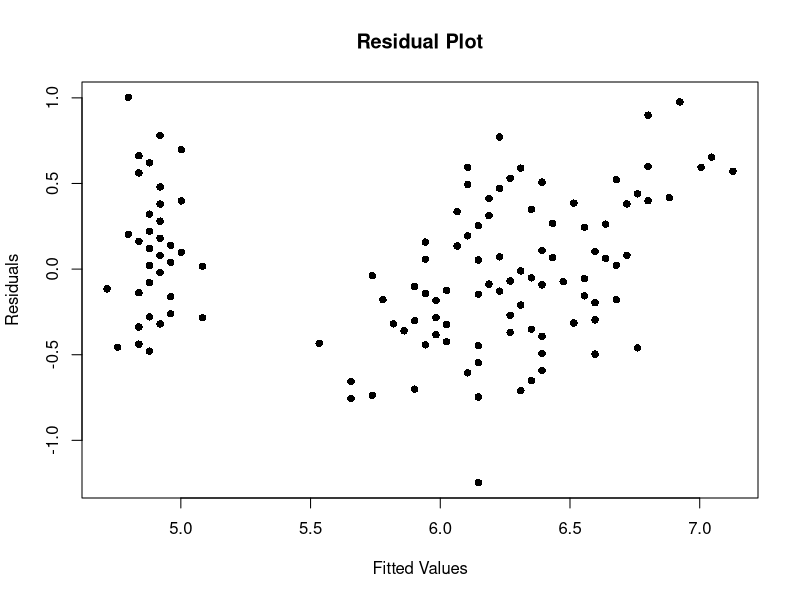
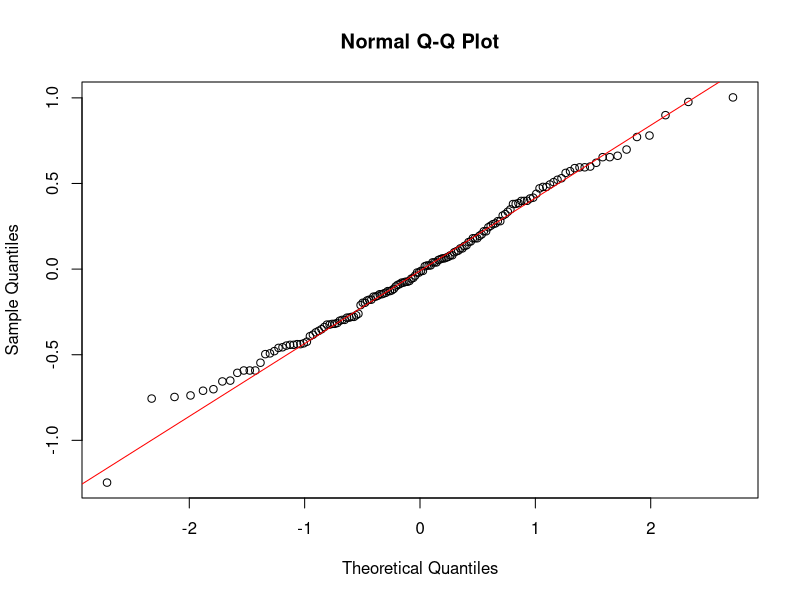

Recreate these plots in R, in order.
## ---- chunk 1
knitr::opts_chunk$set(echo = TRUE)
## ---- chunk 2
attach(iris)
## ---- chunk 3
model<-lm(Sepal.Length~Petal.Length)

summary(model)
## ---- chunk 4
#	Calculate residuals and fitted values.
fitted_values <- fitted(model)  # Fitted values


residuals <- residuals(model)  # Residuals

## ---- chunk 5
#	Plot the residuals vs. the fitted values.
plot(fitted_values, residuals,
     xlab = "Fitted Values", ylab = "Residuals",
     main = "Residual Plot", pch = 16)
#	Make a normal probability plot of the residuals.
qqnorm(residuals)
qqline(residuals, col = "red")
## ---- chunk 6
# Do a Shapiro-Wilk test of the residuals.
shapiro_test <- shapiro.test(residuals)
shapiro_test
## ---- chunk 7
install.packages("lmtest")
library(lmtest)
bptest(model)
